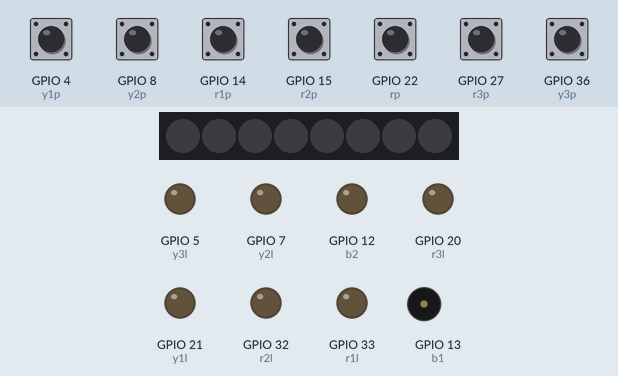
Bench run of a sketch on a simulated ESP32. Parts: 8 RGB LEDs in strip order, left to right, output pins drawn as LEDs (lit = HIGH), buzzer (waves = sounding). The inputs (shaded band) are chosen by the test bench; at power-on: GPIO 4 (y1p), GPIO 8 (y2p), GPIO 14 (r1p), GPIO 15 (r2p), GPIO 22 (rp), GPIO 27 (r3p), GPIO 36 (y3p) HIGH. Dim RGB values are drawn brighter than linear.

Above: at 1.2 s.
1.3 s: GPIO 4 (y1p) pulled LOW for 0.15 s
At 2.6 s:
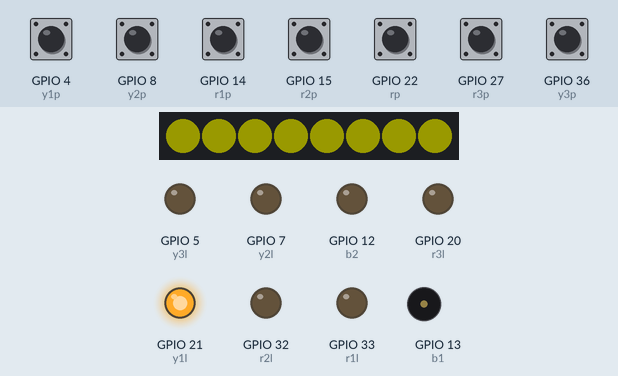
4.4 s: GPIO 22 (rp) pulled LOW for 0.15 s
At 6.1 s:
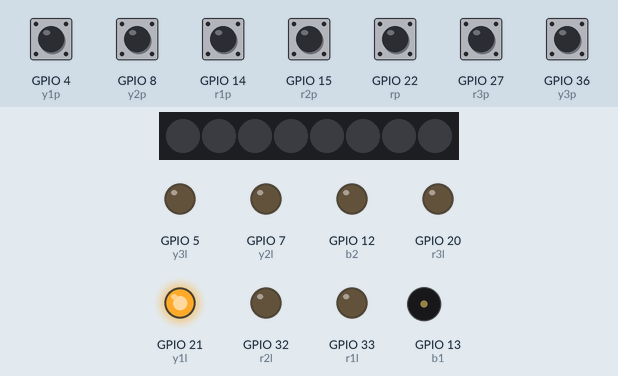
6.4 s: GPIO 14 (r1p) pulled LOW for 0.15 s
At 7.7 s:
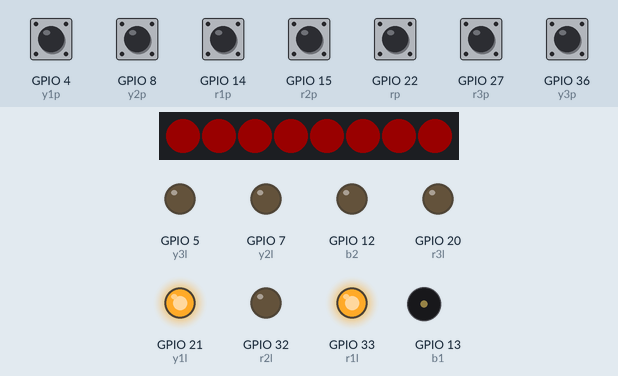
9.5 s: GPIO 22 (rp) pulled LOW for 1 s
At 10.8 s:
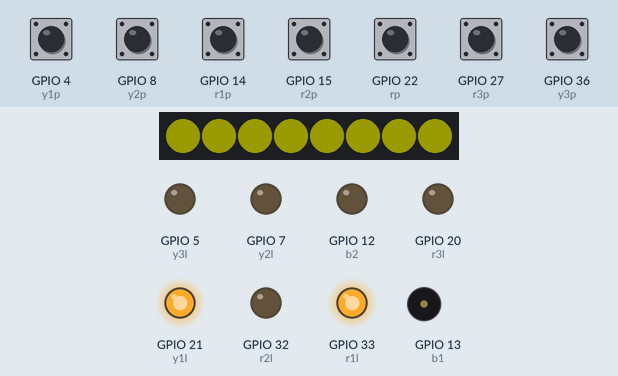
12.0 s: GPIO 8 (y2p) pulled LOW for 0.15 s
At 13.9 s:
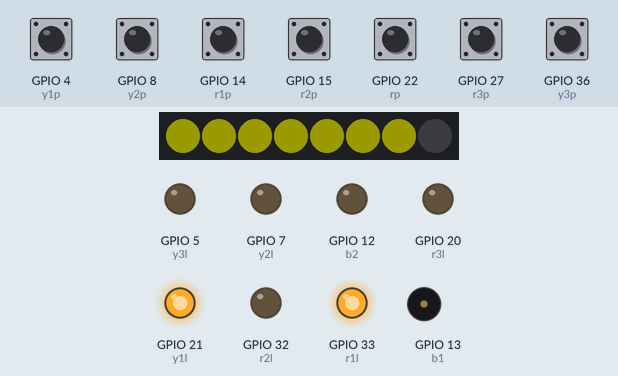
14.7 s: GPIO 22 (rp) pulled LOW for 0.15 s
At 16.3 s:
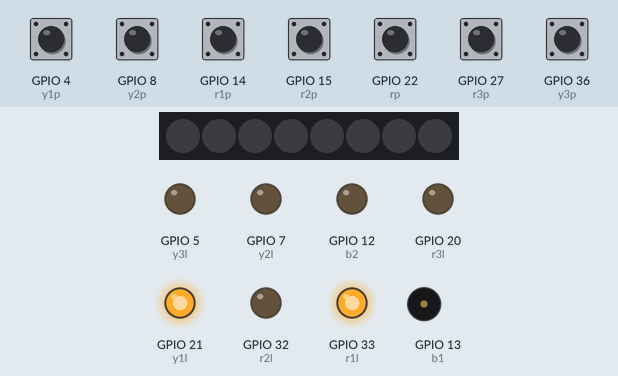
Timing chart, 0 to 17.7 s (numbered marks = the images above; inputs shaded):
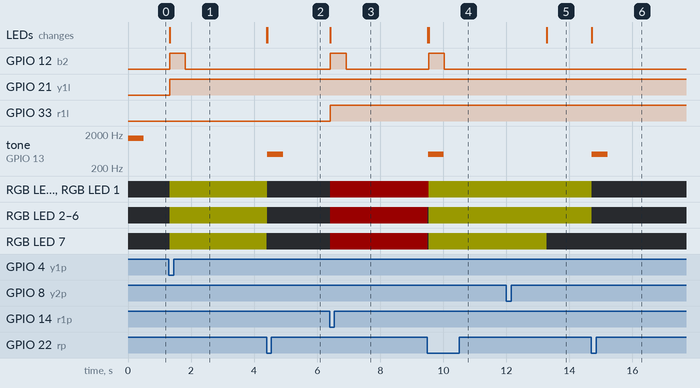

Measured:
- after the input at 1.3 s, GPIO 12 (b2): LOW → HIGH at once, → LOW 0.50 s later; GPIO 21 (y1l): LOW → HIGH at once; RGB LED 0–7: off → RGB(25, 25, 0) at once; the LEDs: change at once (image 1)
- after the input at 4.4 s, tone on GPIO 13 (b1): silent → 500 Hz at once, → silent 0.50 s later; the LEDs: first change at once (image 2 shows a later state)
- after the input at 6.4 s, GPIO 12 (b2): LOW → HIGH at once, → LOW 0.50 s later; GPIO 33 (r1l): LOW → HIGH at once; RGB LED 0–7: off → RGB(25, 0, 0) at once; the LEDs: change at once (image 3)
- after the input at 9.5 s, GPIO 12 (b2): LOW → HIGH at once, → LOW 0.50 s later; tone on GPIO 13 (b1): silent → 500 Hz at once, → silent 0.50 s later; the LEDs: first change at once (image 4 shows a later state)
- after the input at 12.0 s, RGB LED 7: RGB(25, 25, 0) → off after 1.3 s; the LEDs: change after 1.3 s (image 5)
- after the input at 14.7 s, tone on GPIO 13 (b1): silent → 500 Hz at once, → silent 0.50 s later; the LEDs: first change at once (image 6 shows a later state)

The sketch:

quizBoxMK3.ino
```cpp
// Quiz Box Mk. 3 Ben Pacheco 2/16/23
// Updated 2/21/23
////////////////////////////////////////////////////////////////////////////////////////////
// Library includes
#include <Adafruit_NeoPixel.h>
#include "driver/rtc_io.h"
#include <FastLED.h>
#ifdef __AVR__
#include <avr/power.h>
#endif

////////////////////////////////////////////////////////////////////////////////////////////
// Sleep function setup stuff
////////////////////////////////////////////////////////////////////////////////////////////

#define BUTTON_PIN_BITMASK 0x004000000 // 2^26 in hex define power switch pin
#define ps    26 // Power switch pin define

////////////////////////////////////////////////////////////////////////////////////////////
// End sleep function stuff
////////////////////////////////////////////////////////////////////////////////////////////


////////////////////////////////////////////////////////////////////////////////////////////
// Neopixel Setup Stuff
////////////////////////////////////////////////////////////////////////////////////////////

#define DATA_PIN    19 //Set pin for neopixels
#define NUM_LEDS    8  //Set number of neopixels

// Input the neopixel variables
CRGB leds[NUM_LEDS];
//Adafruit_NeoPixel pixels(NUMPIXELS, neoPIN, NEO_GRB + NEO_KHZ800);

////////////////////////////////////////////////////////////////////////////////////////////
// End Neopixel Setup
////////////////////////////////////////////////////////////////////////////////////////////


////////////////////////////////////////////////////////////////////////////////////////////
// Timer Setup
////////////////////////////////////////////////////////////////////////////////////////////
// Timer variables
volatile uint8_t isrCounter = 0;
volatile bool timerOn = false;
uint8_t pixelsOn = 0;

// Setup timer
hw_timer_t * timer = NULL;
hw_timer_t * speedTimer = NULL;
hw_timer_t * buzzTimer = NULL;

////////////////////////////////////////////////////////////////////////////////////////////
// End timer setup
////////////////////////////////////////////////////////////////////////////////////////////

// Define pins
#define b1    13 // Buzzer 1 (passive buzzer)
#define b2    12 // Buzzer 2 (active buzzer)
#define r1p   14 // Red 1 buzzer pin
#define r2p   15 // Red 2 buzzer pin
#define r3p   27 // Red 3 buzzer pin
#define y1p   4  // Yellow 1 buzzer pin
#define y2p   8  // Yellow 2 buzzer pin
#define y3p   36 // Yellow 3 buzzer pin
#define rp    22 // Reader pin

#define r1l   33 //Red 1 LED
#define r2l   32 //Red 2 LED
#define r3l   20 //Red 3 LED
#define y1l   21 //Yellow 1 LED
#define y2l   7  //Yellow 2 LED
#define y3l   5  //Yellow 3 LED


// Buzzer definition
struct Buzzer {
  const uint8_t PIN; //
  volatile uint64_t SPEED;
  bool pressed;
};

// Define buzzers
Buzzer handle1 = {r1p, 0, false};
Buzzer handle2 = {r2p, 0, false};
Buzzer handle3 = {r3p, 0, false};
Buzzer handle4 = {y1p, 0, false};
Buzzer handle5 = {y2p, 0, false};
Buzzer handle6 = {y3p, 0, false};
Buzzer handle7 = {rp , 0, false};

// Buzzer interrupt variables
volatile bool buzzed = false;
volatile uint8_t first = 0;

////////////////////////////////////////////////////////////////////////////////////////////
// Buzzer Interrupts
////////////////////////////////////////////////////////////////////////////////////////////
void ARDUINO_ISR_ATTR isrH1() { // Red 1
  if (!buzzed) {
    handle1.pressed = true;
    buzzed = true;
    first = 1;
    timerWrite(speedTimer, 0);
    timerStart(speedTimer);
  } else {
    handle1.SPEED = timerRead(speedTimer);
  }
}


void ARDUINO_ISR_ATTR isrH2() { // Red 2
  if (!buzzed) {
    handle2.pressed = true;
    buzzed = true;
    first = 2;
    timerWrite(speedTimer, 0);
    timerStart(speedTimer);
  } else {
    handle2.SPEED = timerRead(speedTimer);
  }
}

void ARDUINO_ISR_ATTR isrH3() { // Red 3
  if (!buzzed) {
    handle3.pressed = true;
    buzzed = true;
    first = 3;
    timerWrite(speedTimer, 0);
    timerStart(speedTimer);
  } else {
    handle3.SPEED = timerRead(speedTimer);
  }
}

void ARDUINO_ISR_ATTR isrH4() { // Yellow 1
  if (!buzzed) {
    handle4.pressed = true;
    buzzed = true;
    first = 4;
    timerWrite(speedTimer, 0);
    timerStart(speedTimer);
  } else {
    handle4.SPEED = timerRead(speedTimer);
  }
}

void ARDUINO_ISR_ATTR isrH5() { // Yellow 2
  if (!buzzed) {
    handle5.pressed = true;
    buzzed = true;
    first = 5;
    timerWrite(speedTimer, 0);
    timerStart(speedTimer);
  } else {
    handle5.SPEED = timerRead(speedTimer);
  }
}

void ARDUINO_ISR_ATTR isrH6() { // Yellow 3
  if (!buzzed) {
    handle6.pressed = true;
    buzzed = true;
    first = 6;
    timerWrite(speedTimer, 0);
    timerStart(speedTimer);
  } else {
    handle6.SPEED = timerRead(speedTimer);
  }
}

void ARDUINO_ISR_ATTR isrH7() { // Clear Handle
  if (!buzzed) {
    first = 7;


  } else {
    isrCounter = 0;
    timerStop(timer);
  }
}
////////////////////////////////////////////////////////////////////////////////////////
// Speed timer reset
////////////////////////////////////////////////////////////////////////////////////////

void ARDUINO_ISR_ATTR speedTimerInt() {
  timerStop(speedTimer); // Stop the speed timer upon interrupt
}


void ARDUINO_ISR_ATTR buzzTimerInt() {
  digitalWrite(b2, LOW);
  timerStop(buzzTimer);
  //buzzing = false;
}
////////////////////////////////////////////////////////////////////////////////////////////
// Timer Function Stuff
////////////////////////////////////////////////////////////////////////////////////////////

// Timer interrupt function
void ARDUINO_ISR_ATTR onTimer() {
  if (isrCounter > 0) { // Check the number of times the ISR has been called

    isrCounter--;
  }
}

// Start timer function
void startTimer(uint8_t timeLenght, uint8_t R, uint8_t G, uint8_t B) { // Call to start a timer
  if (timerOn == false){ // Check if a timer is already started

    // Set all the pixels to the defined color
    for(int j = 0; j<NUM_LEDS; j++){
      leds[j].setRGB( R, G, B);
      FastLED.show();
    } // End for

    // Configure timer
    timerOn = true; // Set flag to show a timer is running
    timerAlarmWrite(timer, (timeLenght * 1000000 / NUM_LEDS), true); // Set the interrupt lenght of the timer
    timerRestart(timer); // Start the timer from 0
    timerStart(timer);
    timerAlarmEnable(timer); // Allow timer interupt
    isrCounter = NUM_LEDS; // Set the counter to the number of pixels to begin countdown
    pixelsOn = NUM_LEDS; // Set the number of pixels currently on

  } // end if

} // end function

///////////////////////////////////////////////////////////////////////////////////////////
// End Timer Function Stuff
///////////////////////////////////////////////////////////////////////////////////////////

////////////////////////////////////////////////////////////////////////////////////////
// Main Setup and Script
////////////////////////////////////////////////////////////////////////////////////////

void setup() {
  // Configure power switch
  rtc_gpio_pullup_dis(GPIO_NUM_26);
  rtc_gpio_pulldown_en(GPIO_NUM_26);
  esp_sleep_enable_ext0_wakeup(GPIO_NUM_26,1);

  // Start the neopixels
  //pixels.begin();
  FastLED.addLeds<NEOPIXEL, DATA_PIN>(leds, NUM_LEDS);
  // initialize buttons
  pinMode(r1p, INPUT_PULLUP);
  pinMode(r2p, INPUT_PULLUP);
  pinMode(r3p, INPUT_PULLUP);
  pinMode(y1p, INPUT_PULLUP);
  pinMode(y2p, INPUT_PULLUP);
  pinMode(y3p, INPUT_PULLUP);
  pinMode(rp,  INPUT_PULLUP);
  // Initalize LEDs
  pinMode(y1l, OUTPUT);
  pinMode(y2l, OUTPUT);
  pinMode(y3l, OUTPUT);
  pinMode(r1l, OUTPUT);
  pinMode(r2l, OUTPUT);
  pinMode(r3l, OUTPUT);
  pinMode(b2,  OUTPUT);

  // Connect interrupts to buzzers
  attachInterrupt(handle1.PIN, isrH1, FALLING);
  attachInterrupt(handle2.PIN, isrH2, FALLING);
  attachInterrupt(handle3.PIN, isrH3, FALLING);
  attachInterrupt(handle4.PIN, isrH4, FALLING);
  attachInterrupt(handle5.PIN, isrH5, FALLING);
  attachInterrupt(handle6.PIN, isrH6, FALLING);
  attachInterrupt(handle7.PIN, isrH7, FALLING);


  // Play tone to indicate power on
  tone(b1, 1500, 500);
  // Clear the neopixels
  //pixels.clear();
  //pixels.show();

  // Initialize timer 0, 1 and 2 with an 80 prescaler and define autoreload
  timer = timerBegin(0, 80, true);
  speedTimer = timerBegin(1, 80, true);
  buzzTimer = timerBegin(2, 80, true);

  // Attach the interrupt function to the timer
  timerAttachInterrupt(timer, &onTimer, true);
  timerAttachInterrupt(speedTimer, &speedTimerInt, true);
  timerAttachInterrupt(buzzTimer, &buzzTimerInt, true);


  timerAlarmWrite(buzzTimer, 500000, false); // Set the buzzer timer limit
  timerAlarmWrite(speedTimer, 5000000, false); // Set the speed timer limit


  //startTimer(5, pixels.Color(25, 25, 25));
}

void loop() {
  if (buzzed) {
    buzz(first);
  }

}

////////////////////////////////////////////////////////////////////////////////////////////
// End Main Setup and Script
////////////////////////////////////////////////////////////////////////////////////////////


////////////////////////////////////////////////////////////////////////////////////////////
// Buzz function
////////////////////////////////////////////////////////////////////////////////////////////

void buzz(uint8_t x) {
  switch(x) {
    case 1 :
      // Red one
      if (!timerOn){
        startTimer(30, 25, 0, 0);// Start the 30 seccond countdown

        timerRestart(buzzTimer); // Set the buzzer timer to 0
        timerStart(buzzTimer); // Make sure the buzzer timer is started
        timerAlarmEnable(buzzTimer); // Run the buzzer timer to the alarm
        digitalWrite(b2, HIGH); // Turn on the buzzer
        digitalWrite(r1l, HIGH); // Turn on the red 1 light
      } else {
        if (pixelsOn > isrCounter) { // Check if pixel needs to be turned off
          pixelsOn--;
          leds[pixelsOn].setRGB( 0, 0, 0);
          FastLED.show();
        } else if (pixelsOn == 0){ // After all the pixels are off (Times up)

          timerOn = false; // Timer is no longer running
          timerStop(timer); // disable timer
          tone(b1, 500, 500); // Indicate time
          digitalWrite(r1l, LOW);
          buzzed = false; // Exit buzzed state
        }
      }
    case 2 :
      // Red two
      if (!timerOn){
        startTimer(30, 25, 0, 0);// Start the 30 seccond countdown

        timerRestart(buzzTimer); // Set the buzzer timer to 0
        timerStart(buzzTimer); // Make sure the buzzer timer is started
        timerAlarmEnable(buzzTimer); // Run the buzzer timer to the alarm
        digitalWrite(b2, HIGH); // Turn on the buzzer
        digitalWrite(r2l, HIGH); // Turn on the red 1 light
      } else {
        if (pixelsOn > isrCounter) { // Check if pixel needs to be turned off
          pixelsOn--;
          leds[pixelsOn].setRGB( 0, 0, 0);
          FastLED.show();
        } else if (pixelsOn == 0){ // After all the pixels are off (Times up)

          timerOn = false; // Timer is no longer running
          timerStop(timer); // disable timer
          tone(b1, 500, 500); // Indicate time
          digitalWrite(r2l, LOW);
          buzzed = false; // Exit buzzed state
        }
      }
    case 3 :
      // Red three
      if (!timerOn){
        startTimer(30, 25, 0, 0);// Start the 30 seccond countdown

        timerRestart(buzzTimer); // Set the buzzer timer to 0
        timerStart(buzzTimer); // Make sure the buzzer timer is started
        timerAlarmEnable(buzzTimer); // Run the buzzer timer to the alarm
        digitalWrite(b2, HIGH); // Turn on the buzzer
        digitalWrite(r3l, HIGH); // Turn on the red 1 light
      } else {
        if (pixelsOn > isrCounter) { // Check if pixel needs to be turned off
          pixelsOn--;
          leds[pixelsOn].setRGB( 0, 0, 0);
          FastLED.show();
        } else if (pixelsOn == 0){ // After all the pixels are off (Times up)

          timerOn = false; // Timer is no longer running
          timerStop(timer); // disable timer
          tone(b1, 500, 500); // Indicate time
          digitalWrite(r3l, LOW);
          buzzed = false; // Exit buzzed state
        }
      }
    case 4 :
      // Yellow one
      if (!timerOn){
        startTimer(30, 25, 25, 0);// Start the 30 seccond countdown

        timerRestart(buzzTimer); // Set the buzzer timer to 0
        timerStart(buzzTimer); // Make sure the buzzer timer is started
        timerAlarmEnable(buzzTimer); // Run the buzzer timer to the alarm
        digitalWrite(b2, HIGH); // Turn on the buzzer
        digitalWrite(y1l, HIGH); // Turn on the red 1 light
      } else {
        if (pixelsOn > isrCounter) { // Check if pixel needs to be turned off
          pixelsOn--;
          leds[pixelsOn].setRGB( 0, 0, 0);
          FastLED.show();
        } else if (pixelsOn == 0){ // After all the pixels are off (Times up)

          timerOn = false; // Timer is no longer running
          timerStop(timer); // disable timer
          tone(b1, 500, 500); // Indicate time
          digitalWrite(y1l, LOW);
          buzzed = false; // Exit buzzed state
        }
      }
    case 5 :
      // Yellow Two
      if (!timerOn){
        startTimer(30, 25, 25, 0);// Start the 30 seccond countdown

        timerRestart(buzzTimer); // Set the buzzer timer to 0
        timerStart(buzzTimer); // Make sure the buzzer timer is started
        timerAlarmEnable(buzzTimer); // Run the buzzer timer to the alarm
        digitalWrite(b2, HIGH); // Turn on the buzzer
        digitalWrite(y2l, HIGH); // Turn on the red 1 light
      } else {
        if (pixelsOn > isrCounter) { // Check if pixel needs to be turned off
          pixelsOn--;
          leds[pixelsOn].setRGB( 0, 0, 0);
          FastLED.show();
        } else if (pixelsOn == 0){ // After all the pixels are off (Times up)

          timerOn = false; // Timer is no longer running
          timerStop(timer); // disable timer
          tone(b1, 500, 500); // Indicate time
          digitalWrite(y2l, LOW);
          buzzed = false; // Exit buzzed state
        }
      }
    case 6 :
      // Yellow Two
      if (!timerOn){
        startTimer(30, 25, 25, 0);// Start the 30 seccond countdown

        timerRestart(buzzTimer); // Set the buzzer timer to 0
        timerStart(buzzTimer); // Make sure the buzzer timer is started
        timerAlarmEnable(buzzTimer); // Run the buzzer timer to the alarm
        digitalWrite(b2, HIGH); // Turn on the buzzer
        digitalWrite(y3l, HIGH); // Turn on the red 1 light
      } else {
        if (pixelsOn > isrCounter) { // Check if pixel needs to be turned off
          pixelsOn--;
          leds[pixelsOn].setRGB( 0, 0, 0);
          FastLED.show();
        } else if (pixelsOn == 0){ // After all the pixels are off (Times up)

          timerOn = false; // Timer is no longer running
          timerStop(timer); // disable timer
          tone(b1, 500, 500); // Indicate time
          digitalWrite(y3l, LOW);
          buzzed = false; // Exit buzzed state
        }
      }
  }
}
```
